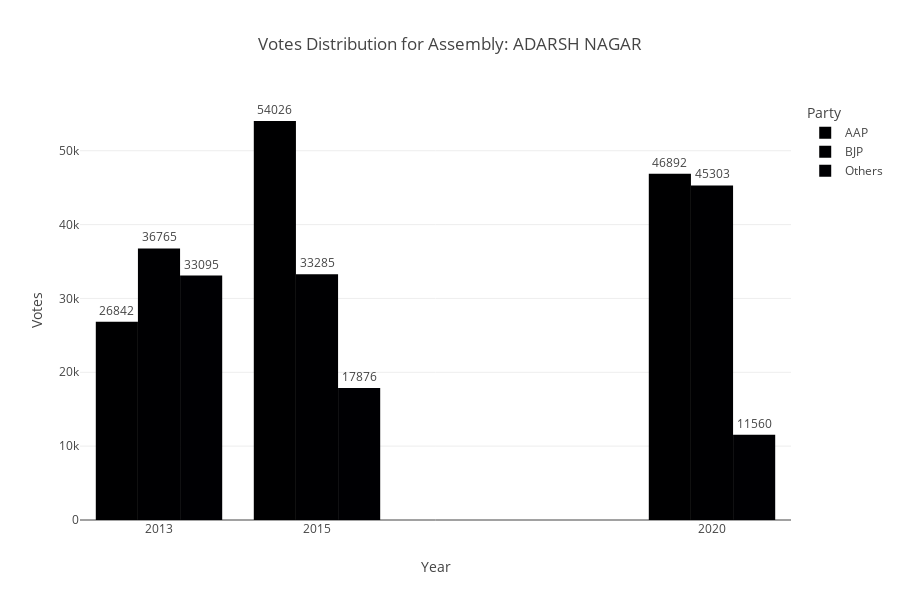

Source (notebook cell):
### Markdown cell above
### Analysing Trends of Vote Share

### Code cell
## visualize the trends of votes in bar chart yoy assemblywise for three winner splits, what I want is to plot the votes of AAP, BJP and Others in each assembly for each year

# Data cleaning: Convert vote columns to numeric, handling errors
for col in ['votes_aap', 'votes_bjp', 'vote_split_amongst_other_candidates(m2)']:
    delhi_election_df[col] = (
        delhi_election_df[col]
        .astype(str)
        .str.replace(',', '')  # Remove commas
        .replace('#VALUE!', '0')  # Replace #VALUE! with 0
        .astype(float)  # Convert to float
    )

# Fill missing values with 0 for simplicity
delhi_election_df.fillna(0, inplace=True)

# Melt the data for easier plotting
data_melted = delhi_election_df.melt(
    id_vars=['year', 'assembly'], 
    value_vars=['votes_aap', 'votes_bjp', 'vote_split_amongst_other_candidates(m2)'],
    var_name='party', 
    value_name='votes'
)

# Map party names
party_mapping = {
    'votes_aap': 'AAP',
    'votes_bjp': 'BJP',
    'vote_split_amongst_other_candidates(m2)': 'Others'
}
data_melted['party'] = data_melted['party'].map(party_mapping)

# Create a dropdown-based interactive plot
def create_plot(selected_assembly):
    # Filter data for the selected assembly
    filtered_data = data_melted[data_melted['assembly'] == selected_assembly]
    
    # Create the bar plot
    fig = px.bar(
        filtered_data,
        x='year',
        y='votes',
        color='party',
        barmode='group',
        text='votes',
        labels={'votes': 'Votes', 'year': 'Year', 'party': 'Party'},
        title=f"Votes Distribution for Assembly: {selected_assembly}"
    )
    
    # Update layout for better visuals
    fig.update_traces(texttemplate='%{text:.0f}', textposition='outside')
    fig.update_layout(
        xaxis=dict(title="Year", tickvals=[2013, 2015, 2020]),
        yaxis=dict(title="Votes"),
        barmode='group',
        height=600,
        width=900,
        legend_title="Party"
    )
    return fig

# # Default plot for the first assembly
assembly_list = sorted(delhi_election_df['assembly'].unique())
# default_assembly = assembly_list[0]
# fig = create_plot(default_assembly)

# Display dropdown to select assembly
from ipywidgets import interact
interact(lambda assembly: create_plot(assembly).show(), assembly=assembly_list)

### Figure 1 — Plotly figure (JSON) as saved in the notebook; plotly's stock layout.template omitted (floating-point values rounded to 4 significant figures)
{"data": [{"alignmentgroup": "True", "hovertemplate": "Party=AAP<br>Year=%{x}<br>Votes=%{text}<extra></extra>", "legendgroup": "AAP", "marker": {"color": "#000001", "pattern": {"shape": ""}}, "name": "AAP", "offsetgroup": "AAP", "orientation": "v", "showlegend": true, "text": [46892, 54026, 26842], "textposition": "outside", "texttemplate": "%{text:.0f}", "type": "bar", "x": [2020, 2015, 2013], "xaxis": "x", "y": [46892, 54026, 26842], "yaxis": "y"}, {"alignmentgroup": "True", "hovertemplate": "Party=BJP<br>Year=%{x}<br>Votes=%{text}<extra></extra>", "legendgroup": "BJP", "marker": {"color": "#000002", "pattern": {"shape": ""}}, "name": "BJP", "offsetgroup": "BJP", "orientation": "v", "showlegend": true, "text": [45303, 33285, 36765], "textposition": "outside", "texttemplate": "%{text:.0f}", "type": "bar", "x": [2020, 2015, 2013], "xaxis": "x", "y": [45303, 33285, 36765], "yaxis": "y"}, {"alignmentgroup": "True", "hovertemplate": "Party=Others<br>Year=%{x}<br>Votes=%{text}<extra></extra>", "legendgroup": "Others", "marker": {"color": "#000003", "pattern": {"shape": ""}}, "name": "Others", "offsetgroup": "Others", "orientation": "v", "showlegend": true, "text": [11560, 17876, 33095], "textposition": "outside", "texttemplate": "%{text:.0f}", "type": "bar", "x": [2020, 2015, 2013], "xaxis": "x", "y": [11560, 17876, 33095], "yaxis": "y"}], "layout": {"barmode": "group", "height": 600, "legend": {"title": {"text": "Party"}, "tracegroupgap": 0}, "title": {"text": "Votes Distribution for Assembly: ADARSH NAGAR"}, "width": 900, "xaxis": {"anchor": "y", "domain": [0, 1], "tickvals": [2013, 2015, 2020], "title": {"text": "Year"}}, "yaxis": {"anchor": "x", "domain": [0, 1], "title": {"text": "Votes"}}}}
